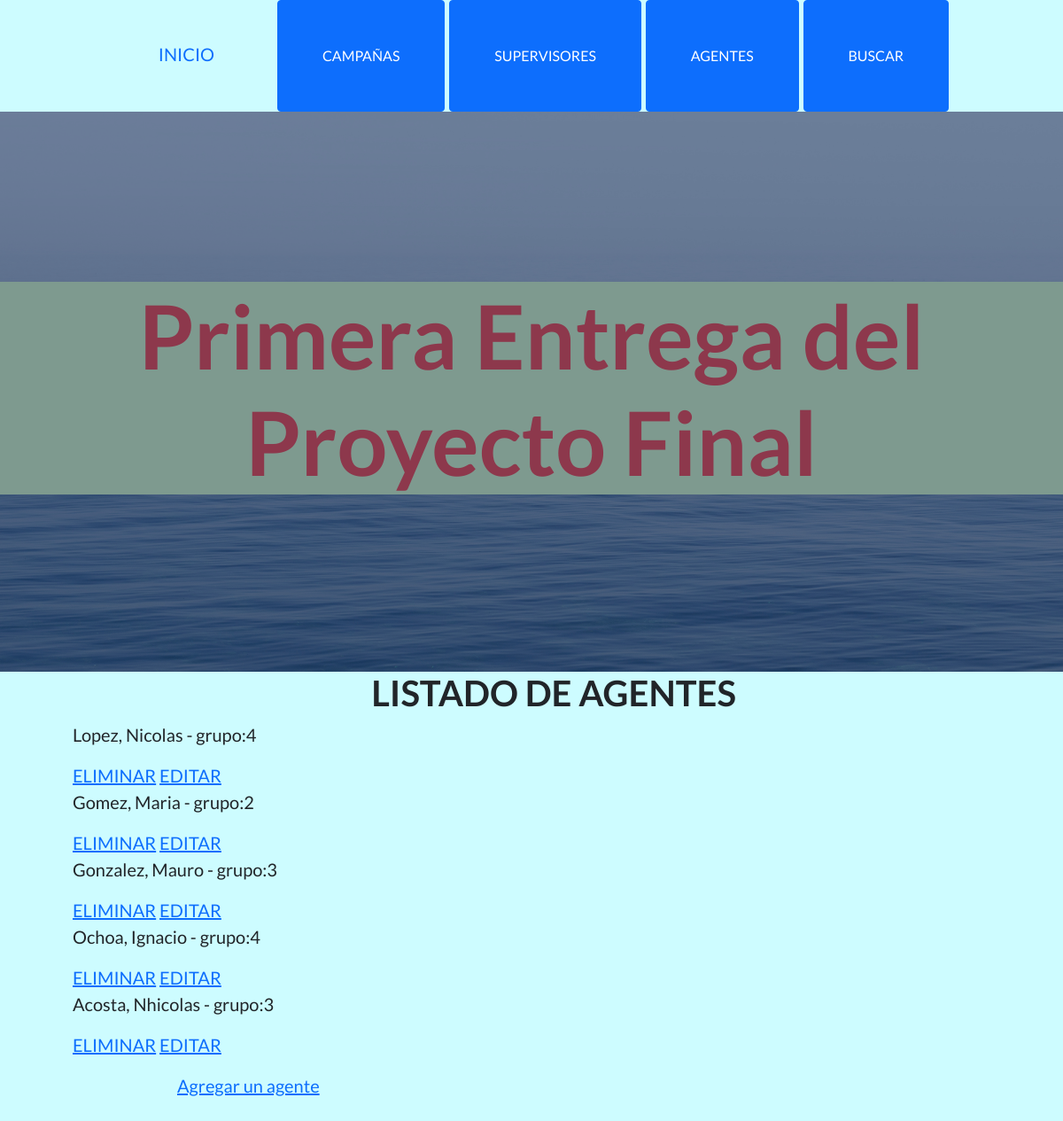
The app's page /AppCoder/leerAgentes/ with its own data.
### AppCoder/models.py (models this page shows, shortened)
class Agentes(models.Model):
    nombre = models.CharField(max_length=30)
    apellido = models.CharField(max_length=30)
    grupo = models.IntegerField()

### AppCoder/views.py (the view)
# urls.py: path('leerAgentes/', leerAgentes, name='leerAgentes'),
def leerAgentes(request):
    agentes = Agentes.objects.all()
    return render(request, 'AppCoder/leerAgentes.html', {'agentes':agentes})

### AppCoder/templates/AppCoder/leerAgentes.html
{% extends 'AppCoder/inicio.html' %}
{% load static %}
{% block pantalla %}
<h1 style="text-align: center;">LISTADO DE AGENTES</h1>
{% if agentes %}
    <ul>
        {% for agente in agentes %}
            <p>{{ agente.apellido }}, {{ agente.nombre }} - grupo:{{agente.grupo}}</p>
            <a href="{% url 'eliminarAgente' agente.id %}"> ELIMINAR</a>
            <a href="{% url 'editarAgente' agente.id %}"> EDITAR</a>
            <br>
            {% endfor %}
    </ul>
{% else %}
    <p>No se encontraron agentes de este grupo</p>
{% endif %}
<a style="text-align: center; padding: 150px;" href="{% url 'agentes' %}">Agregar un agente</a>
{% endblock %}

### records on screen
Agentes: apellido "Lopez", nombre "Nicolas", grupo "4"
Agentes: apellido "Gomez", nombre "Maria", grupo "2"
Agentes: apellido "Gonzalez", nombre "Mauro", grupo "3"
Agentes: apellido "Ochoa", nombre "Ignacio", grupo "4"
Agentes: apellido "Acosta", nombre "Nhicolas", grupo "3"
